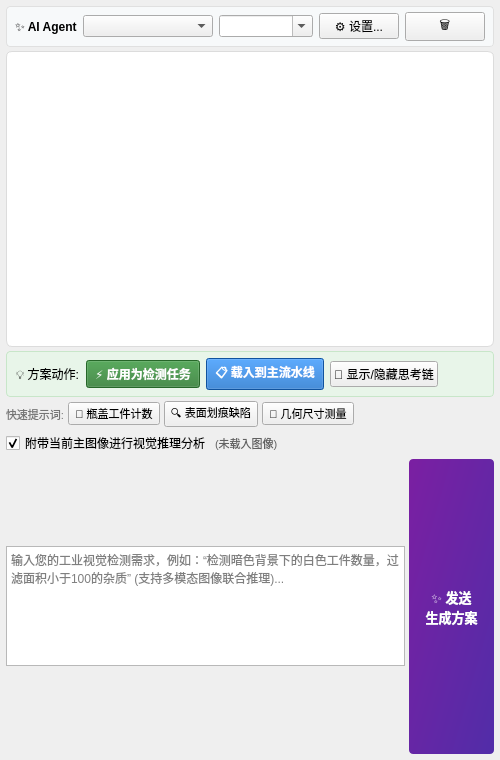
<?xml version="1.0" encoding="UTF-8"?>
<ui version="4.0">
 <class>AiAssistantWidget</class>
 <widget class="QWidget" name="AiAssistantWidget">
  <property name="geometry">
   <rect>
    <x>0</x>
    <y>0</y>
    <width>500</width>
    <height>760</height>
   </rect>
  </property>
  <layout class="QVBoxLayout" name="mainVLayout">
   <property name="spacing">
    <number>4</number>
   </property>
   <property name="leftMargin">
    <number>6</number>
   </property>
   <property name="topMargin">
    <number>6</number>
   </property>
   <property name="rightMargin">
    <number>6</number>
   </property>
   <property name="bottomMargin">
    <number>6</number>
   </property>
   <!-- 顶部精简导航与服务商切换条 (类似 CC Switch / Agent 顶栏) -->
   <item>
    <widget class="QFrame" name="headerFrame">
     <property name="styleSheet">
      <string notr="true">QFrame#headerFrame { background-color: #f7f9fa; border: 1px solid #e0e0e0; border-radius: 4px; padding: 2px; }</string>
     </property>
     <property name="frameShape">
      <enum>QFrame::StyledPanel</enum>
     </property>
     <layout class="QHBoxLayout" name="headerLayout">
      <property name="leftMargin">
       <number>6</number>
      </property>
      <property name="topMargin">
       <number>3</number>
      </property>
      <property name="rightMargin">
       <number>6</number>
      </property>
      <property name="bottomMargin">
       <number>3</number>
      </property>
      <item>
       <widget class="QLabel" name="lblAgentBadge">
        <property name="font">
         <font>
          <bold>true</bold>
         </font>
        </property>
        <property name="text">
         <string>✨ AI Agent</string>
        </property>
       </widget>
      </item>
      <item>
       <widget class="QComboBox" name="cbActiveProvider">
        <property name="toolTip">
         <string>快速切换 AI 服务商 (支持 TokensKingdom / DeepSeek / 本地 Ollama 等)</string>
        </property>
        <property name="minimumSize">
         <size>
          <width>130</width>
          <height>0</height>
         </size>
        </property>
       </widget>
      </item>
      <item>
       <widget class="QComboBox" name="cbModel">
        <property name="toolTip">
         <string>当前对话使用的模型</string>
        </property>
        <property name="sizePolicy">
         <sizepolicy hsizetype="Expanding" vsizetype="Fixed">
          <horstretch>0</horstretch>
          <verstretch>0</verstretch>
         </sizepolicy>
        </property>
        <property name="editable">
         <bool>true</bool>
        </property>
       </widget>
      </item>
      <item>
       <widget class="QPushButton" name="btnOpenSettings">
        <property name="toolTip">
         <string>打开 AI 服务商管理中心 (类似 CC Switch 独立设置)</string>
        </property>
        <property name="text">
         <string>⚙ 设置...</string>
        </property>
       </widget>
      </item>
      <item>
       <widget class="QPushButton" name="btnClearChat">
        <property name="toolTip">
         <string>清空当前会话记录</string>
        </property>
        <property name="text">
         <string>🗑</string>
        </property>
       </widget>
      </item>
     </layout>
    </widget>
   </item>
   <!-- 中间智能 Agent 会话消息流展示区 -->
   <item>
    <widget class="QTextBrowser" name="chatBrowser">
     <property name="styleSheet">
      <string notr="true">QTextBrowser { background-color: #ffffff; border: 1px solid #dcdcdc; border-radius: 6px; font-family: 'Segoe UI', 'Microsoft YaHei', sans-serif; font-size: 13px; line-height: 1.5; padding: 8px; }</string>
     </property>
     <property name="openExternalLinks">
      <bool>false</bool>
     </property>
    </widget>
   </item>
   <!-- 行动触发卡片工具条 (当 AI 给出方案时高亮可用) -->
   <item>
    <widget class="QFrame" name="actionCardFrame">
     <property name="styleSheet">
      <string notr="true">QFrame#actionCardFrame { background-color: #e8f5e9; border: 1px solid #c8e6c9; border-radius: 4px; padding: 3px; }</string>
     </property>
     <layout class="QHBoxLayout" name="actionLayout">
      <property name="leftMargin">
       <number>6</number>
      </property>
      <property name="topMargin">
       <number>3</number>
      </property>
      <property name="rightMargin">
       <number>6</number>
      </property>
      <property name="bottomMargin">
       <number>3</number>
      </property>
      <item>
       <widget class="QLabel" name="lblActionHint">
        <property name="text">
         <string>💡 方案动作:</string>
        </property>
       </widget>
      </item>
      <item>
       <widget class="QPushButton" name="btnApplyTask">
        <property name="enabled">
         <bool>false</bool>
        </property>
        <property name="styleSheet">
         <string notr="true">background-color: #2e7d32; color: white; font-weight: bold; padding: 4px 8px;</string>
        </property>
        <property name="text">
         <string>⚡ 应用为检测任务</string>
        </property>
       </widget>
      </item>
      <item>
       <widget class="QPushButton" name="btnApplyPipeline">
        <property name="enabled">
         <bool>false</bool>
        </property>
        <property name="styleSheet">
         <string notr="true">background-color: #1565c0; color: white; font-weight: bold; padding: 4px 8px;</string>
        </property>
        <property name="text">
         <string>📋 载入到主流水线</string>
        </property>
       </widget>
      </item>
      <item>
       <widget class="QPushButton" name="btnToggleThinking">
        <property name="text">
         <string>🧠 显示/隐藏思考链</string>
        </property>
       </widget>
      </item>
      <item>
       <spacer name="actionSpacer">
        <property name="orientation">
         <enum>Qt::Horizontal</enum>
        </property>
        <property name="sizeHint" stdset="0">
         <size>
          <width>40</width>
          <height>20</height>
         </size>
        </property>
       </spacer>
      </item>
     </layout>
    </widget>
   </item>
   <!-- 快捷场景标签栏 -->
   <item>
    <layout class="QHBoxLayout" name="quickTemplateLayout">
     <item>
      <widget class="QLabel" name="lblQuickTag">
       <property name="styleSheet">
        <string notr="true">color: #757575; font-size: 11px;</string>
       </property>
       <property name="text">
        <string>快速提示词:</string>
       </property>
      </widget>
     </item>
     <item>
      <widget class="QPushButton" name="btnTplCount">
       <property name="styleSheet">
        <string notr="true">font-size: 11px; padding: 2px 6px;</string>
       </property>
       <property name="text">
        <string>🔘 瓶盖工件计数</string>
       </property>
      </widget>
     </item>
     <item>
      <widget class="QPushButton" name="btnTplDefect">
       <property name="styleSheet">
        <string notr="true">font-size: 11px; padding: 2px 6px;</string>
       </property>
       <property name="text">
        <string>🔍 表面划痕缺陷</string>
       </property>
      </widget>
     </item>
     <item>
      <widget class="QPushButton" name="btnTplMeasure">
       <property name="styleSheet">
        <string notr="true">font-size: 11px; padding: 2px 6px;</string>
       </property>
       <property name="text">
        <string>📐 几何尺寸测量</string>
       </property>
      </widget>
     </item>
     <item>
      <spacer name="quickSpacer">
       <property name="orientation">
        <enum>Qt::Horizontal</enum>
       </property>
       <property name="sizeHint" stdset="0">
        <size>
         <width>40</width>
         <height>20</height>
        </size>
       </property>
      </spacer>
     </item>
    </layout>
   </item>
   <!-- 底部多模态状态与提示输入区 -->
   <item>
    <layout class="QHBoxLayout" name="imageStatusLayout">
     <item>
      <widget class="QCheckBox" name="chkIncludeImage">
       <property name="toolTip">
        <string>勾选后将主界面的工件图像作为多模态视觉上下文一同发给大模型</string>
       </property>
       <property name="text">
        <string>附带当前主图像进行视觉推理分析</string>
       </property>
       <property name="checked">
        <bool>true</bool>
       </property>
      </widget>
     </item>
     <item>
      <widget class="QLabel" name="lblImageInfo">
       <property name="styleSheet">
        <string notr="true">color: #616161; font-size: 11px;</string>
       </property>
       <property name="text">
        <string>(未载入图像)</string>
       </property>
      </widget>
     </item>
     <item>
      <spacer name="imgSpacer">
       <property name="orientation">
        <enum>Qt::Horizontal</enum>
       </property>
       <property name="sizeHint" stdset="0">
        <size>
         <width>40</width>
         <height>20</height>
        </size>
       </property>
      </spacer>
     </item>
    </layout>
   </item>
   <item>
    <layout class="QHBoxLayout" name="inputRowLayout">
     <item>
      <widget class="QPlainTextEdit" name="txtRequirement">
       <property name="minimumSize">
        <size>
         <width>0</width>
         <height>68</height>
        </size>
       </property>
       <property name="maximumSize">
        <size>
         <width>16777215</width>
         <height>120</height>
        </size>
       </property>
       <property name="placeholderText">
        <string>输入您的工业视觉检测需求，例如：“检测暗色背景下的白色工件数量，过滤面积小于100的杂质” (支持多模态图像联合推理)...</string>
       </property>
      </widget>
     </item>
     <item>
      <layout class="QVBoxLayout" name="sendBtnLayout">
       <item>
        <widget class="QPushButton" name="btnGenerate">
         <property name="sizePolicy">
          <sizepolicy hsizetype="Minimum" vsizetype="Expanding">
           <horstretch>0</horstretch>
           <verstretch>0</verstretch>
          </sizepolicy>
         </property>
         <property name="minimumSize">
          <size>
           <width>85</width>
           <height>0</height>
          </size>
         </property>
         <property name="styleSheet">
          <string notr="true">QPushButton#btnGenerate { background: qlineargradient(x1:0, y1:0, x2:1, y2:1, stop:0 #7b1fa2, stop:1 #512da8); color: white; font-weight: bold; font-size: 13px; border-radius: 4px; padding: 6px; } QPushButton#btnGenerate:hover { background: qlineargradient(x1:0, y1:0, x2:1, y2:1, stop:0 #8e24aa, stop:1 #5e35b1); }</string>
         </property>
         <property name="text">
          <string>✨ 发送
生成方案</string>
         </property>
        </widget>
       </item>
      </layout>
     </item>
    </layout>
   </item>
  </layout>
 </widget>
 <resources/>
 <connections/>
</ui>
